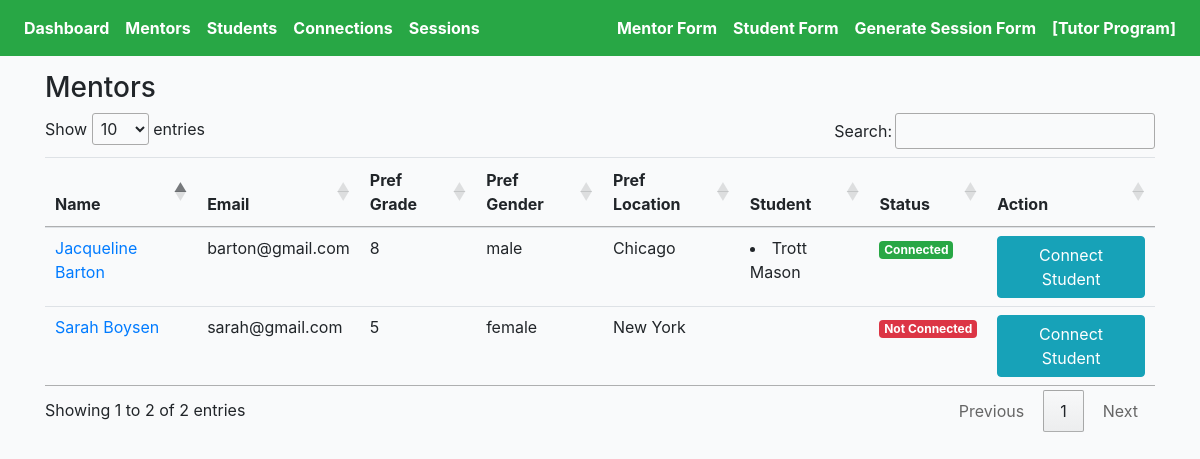
The app's page /cprofiles/mentors/, older data.
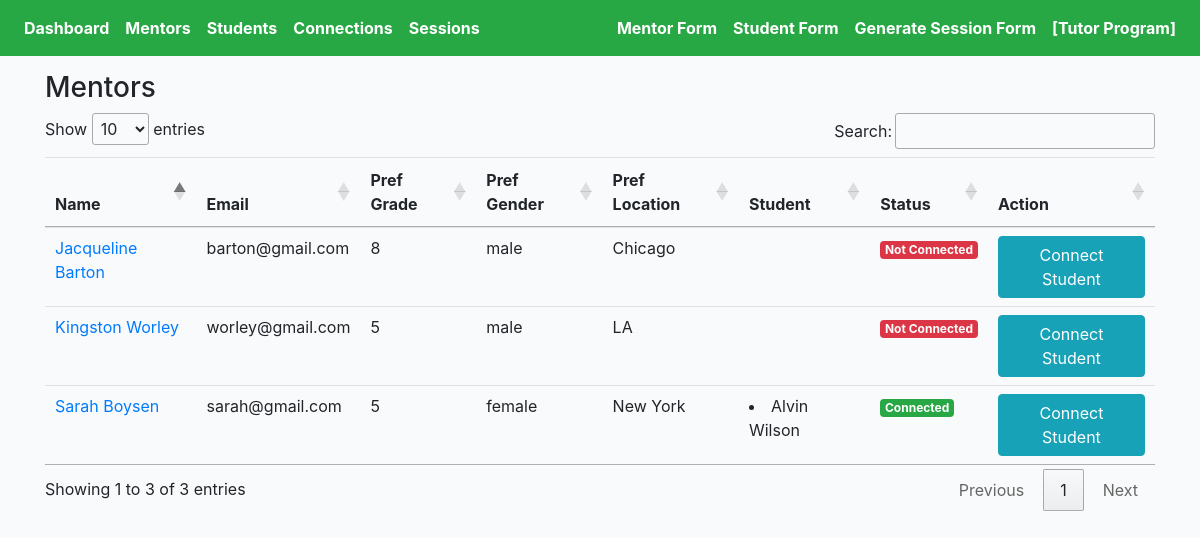
The same page, newer data.
### cprofiles/models.py (models this page shows, shortened)
class Mentor(models.Model):
    avatar = models.ImageField(default='avatar.png', upload_to='avatars/')
    first_name = models.CharField(max_length=200, blank=True)
    last_name = models.CharField(max_length=200, blank=True)
    email = models.EmailField(max_length=200, blank=True)
    prefer_grade = models.CharField(max_length=200, choices=MENTOR_GRADE_CHOICES)
    prefer_gender = models.CharField(max_length=200, choices=GENDER_CHOICES)
    prefer_location = models.CharField(max_length=200, blank=True)
    mentor_last_year = models.BooleanField(default=False)
    language = models.TextField(null=True, blank=True, max_length=1000)
    experience = models.TextField(null=True, blank=True, max_length=1000)
    familiar = models.TextField(null=True, blank=True, max_length=1000)
    friends = models.ManyToManyField(Student, blank=True, related_name='mentors')
    updated = models.DateTimeField(auto_now=True)
    created = models.DateTimeField(auto_now_add=True)
    slug = models.SlugField(unique=True, blank=True)
    def get_absolute_url(self):
        return reverse("cprofiles:mentor-profiles-detail", kwargs={"slug": self.slug})
    def get_friends(self):
        return self.friends.all()
    __initial_first_name = None
    __initial_last_name = None
    def __init__(self, *args, **kwargs):
        super().__init__(*args, **kwargs)
        self.__initial_first_name = self.first_name
        self.__initial_last_name = self.last_name

class Student(models.Model):
    avatar = models.ImageField(default='avatar.png', upload_to='avatars/')
    first_name = models.CharField(max_length=200, blank=True)
    last_name = models.CharField(max_length=200, blank=True)
    gender = models.CharField(max_length=200, choices=GENDER_CHOICES)
    grade = models.CharField(max_length=200, choices=GRADE_CHOICES)
    school = models.CharField(max_length=200, blank=True)
    address = models.CharField(max_length=200, blank=True)
    parent_first_name = models.CharField(max_length=200, blank=True)
    parent_last_name = models.CharField(max_length=200, blank=True)
    parent_language = models.CharField(max_length=200, choices=LANGUAGE_CHOICES)
    parent_phone = models.CharField(max_length=200, blank=True)
    parent_email = models.EmailField(max_length=200, blank=True)
    activity = models.TextField(null=True, blank=True, max_length=1000)
    reason = models.TextField(null=True, blank=True, max_length=1000)
    prompt = models.TextField(null=True, blank=True, max_length=1000)
    hobby = models.TextField(null=True, blank=True, max_length=1000)
    parent_response = models.TextField(null=True, blank=True, max_length=1000)
    interview_language = models.CharField(max_length=200, choices=LANGUAGE_CHOICES)
    updated = models.DateTimeField(auto_now=True)
    created = models.DateTimeField(auto_now_add=True)
    slug = models.SlugField(unique=True, blank=True)
    __initial_first_name = None
    __initial_last_name = None
    def __init__(self, *args, **kwargs):
        super().__init__(*args, **kwargs)
        self.__initial_first_name = self.first_name
        self.__initial_last_name = self.last_name

### cprofiles/views.py (the view)
# urls.py: path('mentors/', MentorProfileListView.as_view(), name='mentor-profiles-list'),
class MentorProfileListView(ListView):
    model = Mentor
    template_name = 'mentor-profile-list.html'
    def get_queryset(self):
        qs = Mentor.objects.all()
        return qs

### templates/mentor-profile-list.html (shortened to what this page needs)
{% extends 'cbase.html' %}
{% load static %}
{% block stylesheet %}{% static '/css/my_invites.css' %}{% endblock %}
{% block content %}
<h3>Mentors</h3>
<div class="table-responsive-lg">
    <table id="myTable" class="table">
        <thead>
            <tr>
                <th scope="col">Name</th>
                <th scope="col">Email</th>
                <th scope="col">Pref Grade</th>
                <th scope="col">Pref Gender</th>
                <th scope="col">Pref Location</th>
                <th scope="col">Student</th>
                <th scope="col">Status</th>
                <th scope="col">Action</th>
            </tr>
        </thead>
        <tbody>
            {% for obj in object_list %}
            <tr>
                <td><a href="{{obj.get_absolute_url}}">{{obj.first_name}} {{obj.last_name}}</a></td>
                <td>{{obj.email}}</td>
                <td>{{obj.prefer_grade}}</td>
                <td>{{obj.prefer_gender}}</td>
                <td>{{obj.prefer_location}}</td>
                <td>
                    {% for friend in obj.get_friends %}
                    <li>{{friend.first_name}} {{friend.last_name}}</li>
                    {% endfor %}
                </td>
                <td>
                    {% for friend in obj.get_friends %}
                    <div><span class="badge badge-success">Connected</span></div>
                    {% empty %}
                    <div><span class="badge badge-danger">Not Connected</div>
                    {% endfor %}
                </td>
                <td><a href="{% url 'cprofiles:mentor-connect-detail' obj.slug %}"><button type="submit"
                            class="btn btn-info">Connect Student</button></a></td>
            </tr>
            {% endfor %}
        </tbody>
    </table>
</div>
{% endblock content %}

Row changes from the older to the newer data that the page shows:
changed Mentor "Jacqueline": loses Student (first_name "Trott", last_name "Mason"); now shows "Not Connected"
changed Mentor "Sarah": gains Student (first_name "Alvin", last_name "Wilson"); no longer shows "Not Connected"
added Mentor: first_name "Kingston", last_name "Worley", email "worley@gmail.com", prefer_grade "5", prefer_gender "male", prefer_location "LA"
Text that changed along with them:
text written by a page script: "Show entries Search: Showing 1 to 2 of 2 entries Previous 1 Next" → "Show entries Search: Showing 1 to 3 of 3 entries Previous 1 Next"
